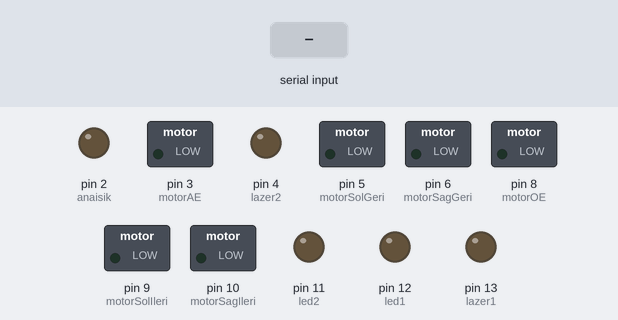
Bench run of a sketch on a simulated Arduino Uno, built with avr-gcc and run on an emulated ATmega328P. On the bench: switched loads named in the sketch (green lamp = pin HIGH), output pins drawn as LEDs (lit = HIGH). Inputs (shaded band) come from the test bench.

Above: at 1.2 s.
1.3 s: "B" received over Serial
At 2.2 s:
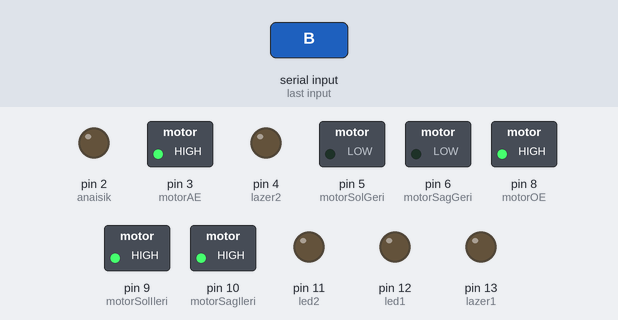
2.8 s: byte 88 ('X') received over Serial
At 3.3 s:
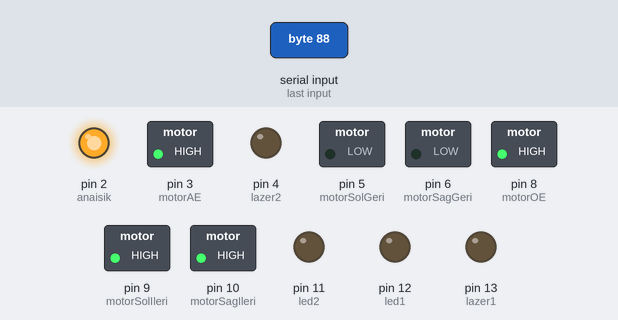
4.3 s: "F" received over Serial
At 5.5 s:
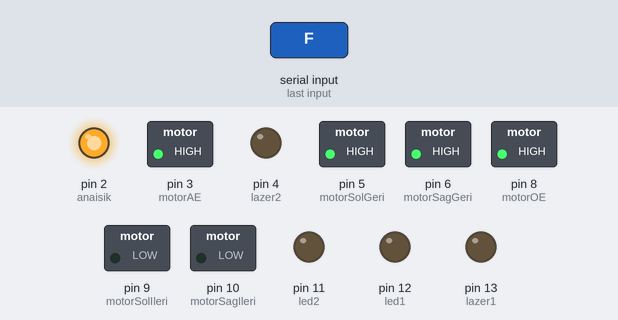
5.8 s: byte 120 ('x') received over Serial
At 6.8 s:
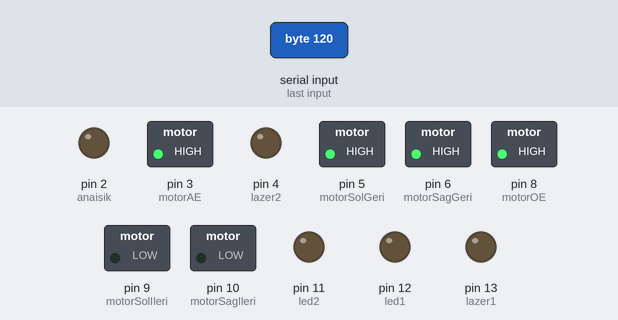
7.3 s: "R" received over Serial
At 7.9 s:
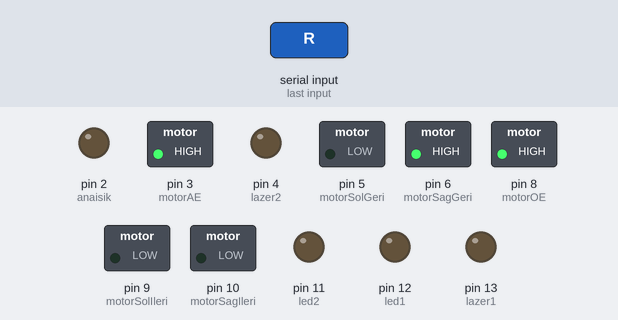
8.8 s: "L" received over Serial
At 9.1 s:
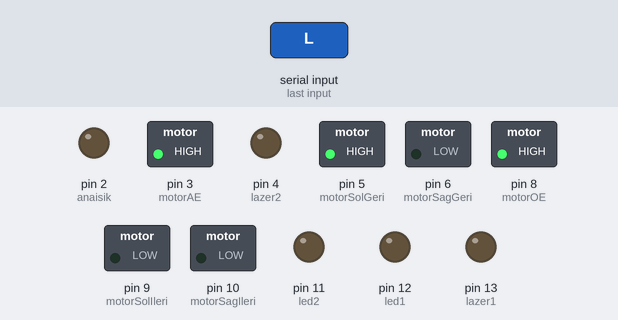
Timing chart, 0 to 11.3 s (numbered marks = the images above; inputs shaded):
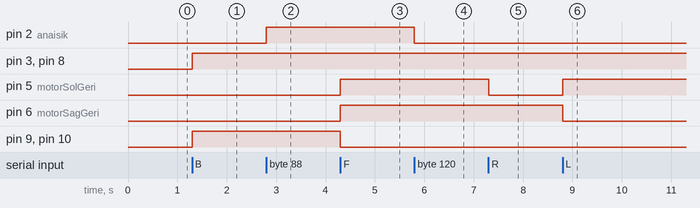

The sketch:

car_ino.ino
```cpp
#define motorSolGeri 5
#define motorSagGeri 6
#define motorOE 8 // Motor pinlerini tanımlıyoruz.
#define motorSagIleri 10
#define motorSolIleri 9
#define motorAE 3
#define lazer1 13
#define lazer2 4
#define led1 12
#define led2 11
#define anaisik 2
int state;

void setup() {

    Serial.begin(9600);
    pinMode(motorSolGeri, OUTPUT);
    pinMode(motorSagGeri, OUTPUT);
    pinMode(motorSagIleri, OUTPUT);
    pinMode(motorSolIleri, OUTPUT);
    pinMode(motorOE, OUTPUT);
    pinMode(motorAE, OUTPUT);
     pinMode(led1,OUTPUT);
      pinMode(lazer2,OUTPUT);
       pinMode(lazer1,OUTPUT);
      pinMode(led2,OUTPUT);
      pinMode(anaisik,OUTPUT);

    // 9600 baud hızında bir seri port açalım


  /***********************İleri****************************/
  //Gelen veri 'F' ise araba ileri gider.

}

void loop() {
  if(Serial.available() > 0){
      state = Serial.read();
    }
    if (state == 'B') {
          digitalWrite(motorSolGeri, LOW); digitalWrite(motorSagGeri, LOW);
          digitalWrite(motorSagIleri, HIGH);      digitalWrite(motorSolIleri,HIGH);
          digitalWrite(motorOE, HIGH);  digitalWrite(motorAE, HIGH);

    }
  /***********************Geri****************************/
  //Gelen veri 'B' ise araba geri gider.
    else if (state == 'F') {

      digitalWrite(motorSolGeri, HIGH); digitalWrite(motorSagGeri, HIGH);
        digitalWrite(motorSagIleri, LOW);      digitalWrite(motorSolIleri, LOW);
        digitalWrite(motorOE, HIGH);  digitalWrite(motorAE, HIGH);

    }
  /***************************Sol*****************************/
  //Gelen veri 'L' ise araba sola gider.
    else if (state == 'R') {
      digitalWrite(motorSolGeri, LOW); digitalWrite(motorSagGeri, HIGH);
        digitalWrite(motorSagIleri,LOW );     digitalWrite(motorSolIleri, LOW);
        digitalWrite(motorOE, HIGH);  digitalWrite(motorAE, HIGH);
    }
  /***************************Sağ*****************************/
  //Gelen veri 'R' ise araba sağa gider
    else if (state == 'L') {
      digitalWrite(motorSolGeri, HIGH); digitalWrite(motorSagGeri, LOW);
        digitalWrite(motorSagIleri, LOW);      digitalWrite(motorSolIleri, LOW);
        digitalWrite(motorOE, HIGH);  digitalWrite(motorAE, HIGH);
    }

  /************************Stop*****************************/
  //Gelen veri 'S' ise arabayı durdur.
    else if (state == 'S'){
      digitalWrite(motorSolGeri, LOW); digitalWrite(motorSagGeri, LOW);
        digitalWrite(motorSagIleri, LOW);      digitalWrite(motorSolIleri, LOW);
        digitalWrite(motorOE, LOW);  digitalWrite(motorAE, LOW);
    }

       if (state == 'W'){
digitalWrite(lazer1,HIGH);
digitalWrite(lazer2,HIGH);

        }
        else if (state == 'W'){

     digitalWrite(lazer1,LOW);
digitalWrite(lazer2,LOW);
          }

         else if (state == 'U'){
        digitalWrite(led1,HIGH);
digitalWrite(led2,HIGH);


        }
          else if (state == 'u'){
           digitalWrite(led1,LOW);
digitalWrite(led2,LOW);
        }
         else if (state == 'V'){


        }
        else if (state == 'v'){


      }
        else if (state == 'X'){
               digitalWrite(anaisik,HIGH);

      }
        else if (state == 'x'){
                         digitalWrite(anaisik,LOW);

        }


}
```

Measured:
- after the input at 1.3 s, pin 3 (motorAE), pin 8 (motorOE), pin 9 (motorSolIleri), pin 10 (motorSagIleri): LOW → HIGH at once
- after the input at 2.8 s, pin 2 (anaisik): LOW → HIGH at once
- after the input at 4.3 s, pin 5 (motorSolGeri), pin 6 (motorSagGeri): LOW → HIGH at once; pin 9 (motorSolIleri), pin 10 (motorSagIleri): HIGH → LOW at once
- after the input at 5.8 s, pin 2 (anaisik): HIGH → LOW at once
- after the input at 7.3 s, pin 5 (motorSolGeri): HIGH → LOW at once
- after the input at 8.8 s, pin 5 (motorSolGeri): LOW → HIGH at once; pin 6 (motorSagGeri): HIGH → LOW at once
